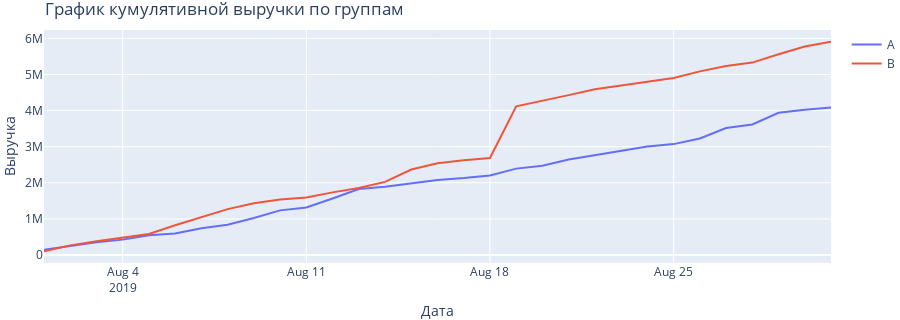

Here is the notebook cell this chart was saved with:
### Code cell
# датафрейм с кумулятивным количеством заказов и кумулятивной выручкой по дням в группе А
cumulativeRevenueA = cumulativeData[cumulativeData['group']=='A'][['date','revenue', 'orders']]

# датафрейм с кумулятивным количеством заказов и кумулятивной выручкой по дням в группе B
cumulativeRevenueB = cumulativeData[cumulativeData['group']=='B'][['date','revenue', 'orders']]

# Строим график 
fig = go.Figure()
fig.add_trace(go.Scatter(x=cumulativeRevenueA['date'], y=cumulativeRevenueA['revenue'], name= 'A'))
fig.add_trace(go.Scatter(x=cumulativeRevenueB['date'], y=cumulativeRevenueB['revenue'], name= 'B'))
fig.update_layout(
                  title="График кумулятивной выручки по группам",
                  xaxis_title="Дата",
                  yaxis_title="Выручка",
                  margin=dict(l=0, r=0, t=30, b=0),
                  height=320,
                  width=900)
fig.show()

### Figure 1 — Plotly figure (JSON) as saved in the notebook; plotly's stock layout.template omitted (floating-point values rounded to 4 significant figures)
{"data": [{"name": "A", "type": "scatter", "x": ["2019-08-01T00:00:00", "2019-08-02T00:00:00", "2019-08-03T00:00:00", "2019-08-04T00:00:00", "2019-08-05T00:00:00", "2019-08-06T00:00:00", "2019-08-07T00:00:00", "2019-08-08T00:00:00", "2019-08-09T00:00:00", "2019-08-10T00:00:00", "2019-08-11T00:00:00", "2019-08-12T00:00:00", "2019-08-13T00:00:00", "2019-08-14T00:00:00", "2019-08-15T00:00:00", "2019-08-16T00:00:00", "2019-08-17T00:00:00", "2019-08-18T00:00:00", "2019-08-19T00:00:00", "2019-08-20T00:00:00", "2019-08-21T00:00:00", "2019-08-22T00:00:00", "2019-08-23T00:00:00", "2019-08-24T00:00:00", "2019-08-25T00:00:00", "2019-08-26T00:00:00", "2019-08-27T00:00:00", "2019-08-28T00:00:00", "2019-08-29T00:00:00", "2019-08-30T00:00:00", "2019-08-31T00:00:00"], "y": [148579, 242401, 354874, 425699, 549917, 598401, 740818, 837097, 1025603, 1236098, 1313683, 1562873, 1826511, 1890852, 1979057, 2078908, 2129769, 2202167, 2391910, 2469529, 2643838, 2756579, 2874367, 3002070, 3070704, 3227918, 3514698, 3615820, 3936510, 4022970, 4084803]}, {"name": "B", "type": "scatter", "x": ["2019-08-01T00:00:00", "2019-08-02T00:00:00", "2019-08-03T00:00:00", "2019-08-04T00:00:00", "2019-08-05T00:00:00", "2019-08-06T00:00:00", "2019-08-07T00:00:00", "2019-08-08T00:00:00", "2019-08-09T00:00:00", "2019-08-10T00:00:00", "2019-08-11T00:00:00", "2019-08-12T00:00:00", "2019-08-13T00:00:00", "2019-08-14T00:00:00", "2019-08-15T00:00:00", "2019-08-16T00:00:00", "2019-08-17T00:00:00", "2019-08-18T00:00:00", "2019-08-19T00:00:00", "2019-08-20T00:00:00", "2019-08-21T00:00:00", "2019-08-22T00:00:00", "2019-08-23T00:00:00", "2019-08-24T00:00:00", "2019-08-25T00:00:00", "2019-08-26T00:00:00", "2019-08-27T00:00:00", "2019-08-28T00:00:00", "2019-08-29T00:00:00", "2019-08-30T00:00:00", "2019-08-31T00:00:00"], "y": [101217, 266748, 380996, 489567, 581995, 824337, 1049671, 1270589, 1431401, 1539203, 1592513, 1734067, 1853738, 2025446, 2367945, 2539635, 2620790, 2686621, 4116541, 4263815, 4426892, 4589247, 4703216, 4798722, 4901584, 5084583, 5232260, 5328268, 5559398, 5774631, 5907760]}], "layout": {"height": 320, "margin": {"b": 0, "l": 0, "r": 0, "t": 30}, "title": {"text": "График кумулятивной выручки по группам"}, "width": 900, "xaxis": {"title": {"text": "Дата"}}, "yaxis": {"title": {"text": "Выручка"}}}}
